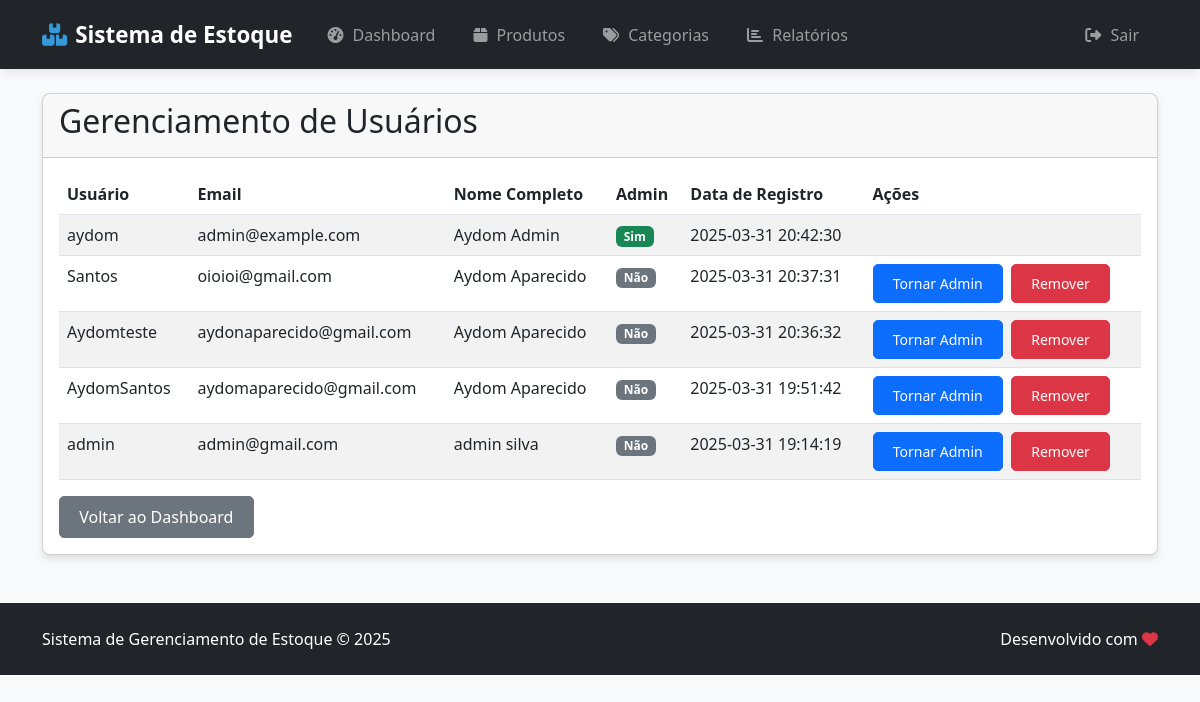
The page /admin/manage_users.php (signed in) on the database its author committed.
### tables this page shows
CREATE TABLE users (
        id INTEGER PRIMARY KEY AUTOINCREMENT,
        username TEXT NOT NULL UNIQUE,
        password TEXT NOT NULL,
        email TEXT NOT NULL UNIQUE,
        full_name TEXT NOT NULL,
        created_at DATETIME DEFAULT CURRENT_TIMESTAMP
    , is_admin INTEGER DEFAULT 0, status VARCHAR(20) DEFAULT 'pending');

### admin/manage_users.php (the view, shortened to what this page needs)
<?php
require_once '../config/database.php';
try {
    $stmt = $conn->prepare("SELECT id, username, email, full_name, is_admin, created_at FROM users ORDER BY created_at DESC");
    $stmt->execute();
    $users = $stmt->fetchAll(PDO::FETCH_ASSOC);
} catch (PDOException $e) {
    $error = "Erro ao carregar usuários: " . $e->getMessage();
}
include_once '../includes/header.php';
?>
<div class="container mt-4">
    <div class="card mb-4">
        <div class="card-header">
            <h2>Gerenciamento de Usuários</h2>
        </div>
        <div class="card-body">
            <?php if (empty($users)): ?>
                <div class="alert alert-info">Nenhum usuário encontrado.</div>
            <?php else: ?>
                <table class="table table-striped">
                    <thead>
                        <tr>
                            <th>Usuário</th>
                            <th>Email</th>
                            <th>Nome Completo</th>
                            <th>Admin</th>
                            <th>Data de Registro</th>
                            <th>Ações</th>
                        </tr>
                    </thead>
                    <tbody>
                        <?php foreach ($users as $user): ?>
                            <tr>
                                <td><?php echo htmlspecialchars($user['username']); ?></td>
                                <td><?php echo htmlspecialchars($user['email']); ?></td>
                                <td><?php echo htmlspecialchars($user['full_name']); ?></td>
                                <td>
                                    <?php if ($user['is_admin']): ?>
                                        <span class="badge bg-success">Sim</span>
                                    <?php else: ?>
                                        <span class="badge bg-secondary">Não</span>
                                    <?php endif; ?>
                                </td>
                                <td><?php echo htmlspecialchars($user['created_at']); ?></td>
                                <td>
                                    <?php if ($user['id'] != $_SESSION['user_id']): ?>
                                        <form method="post" class="d-inline">
                                            <button type="submit" name="toggle_admin" class="btn btn-primary btn-sm">
                                                <?php echo $user['is_admin'] ? 'Remover Admin' : 'Tornar Admin'; ?>
                                            </button>
                                        </form>
                                        <form method="post" class="d-inline ms-1" onsubmit="return confirm('Tem certeza que deseja remover este usuário?');">
                                            <button type="submit" name="delete_user" class="btn btn-danger btn-sm">Remover</button>
                                        </form>
                                    <?php endif; ?>
                                </td>
                            </tr>
                        <?php endforeach; ?>
                    </tbody>
                </table>
            <?php endif; ?>
            <div class="mt-3">
                <a href="../index.php" class="btn btn-secondary">Voltar ao Dashboard</a>
            </div>
        </div>
    </div>
</div>
<?php include_once '../includes/footer.php'; ?>

### includes/header.php (style rules this page uses)
:root { --primary-color: #3498db; --secondary-color: #2c3e50; --accent-color: #e74c3c; --light-bg: #f8f9fa; --dark-bg: #343a40; }
body { font-family: 'Segoe UI', Tahoma, Geneva, Verdana, sans-serif; background-color: var(--light-bg); }
.card { border-radius: 8px; box-shadow: 0 4px 6px rgba(0, 0, 0, 0.1); transition: transform 0.3s ease; }
.btn { border-radius: 5px; font-weight: 500; padding: 0.5rem 1.2rem; }

### rows shown on the page
users: username "aydom", email "admin@example.com", full_name "Aydom Admin", is_admin "Sim", created_at "2025-03-31 20:42:30"
users: username "Santos", email "oioioi@gmail.com", full_name "Aydom Aparecido", is_admin "Não", created_at "2025-03-31 20:37:31"
users: username "Aydomteste", email "aydonaparecido@gmail.com", full_name "Aydom Aparecido", is_admin "Não", created_at "2025-03-31 20:36:32"
users: username "AydomSantos", email "aydomaparecido@gmail.com", full_name "Aydom Aparecido", is_admin "Não", created_at "2025-03-31 19:51:42"
users: username "admin", email "admin@gmail.com", full_name "admin silva", is_admin "Não", created_at "2025-03-31 19:14:19"
